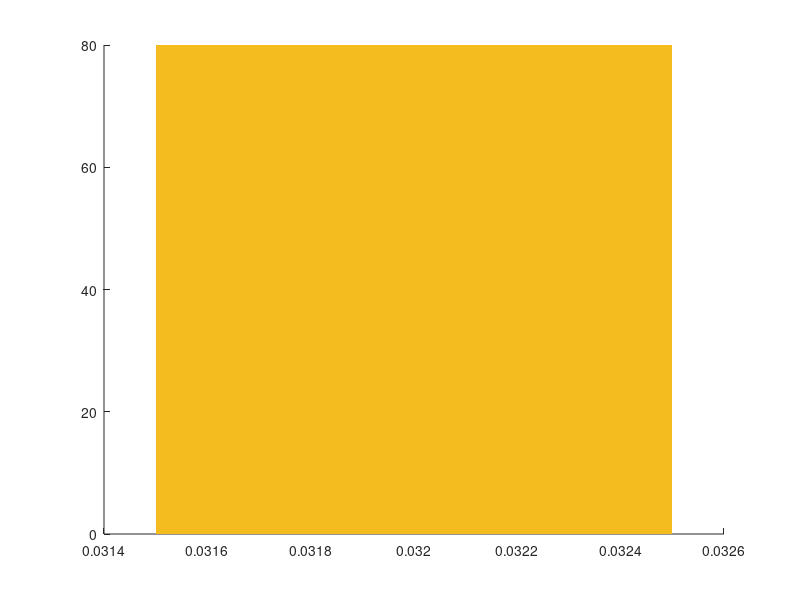

MATLAB code to generate this figure: (Note: this script raises an error after producing the figure.)
clear;
close all;
axlabels = {'1L2/3e','1L2/3i','1L4e','1L4i','1L5e','1L5i','1L6e','1L6i', ...
    '2L2/3e','2L2/3i','2L4e','2L4i','2L5e','2L5i','2L6e','2L6i'};
pop = 5;
popEI = 3;
sz = 20;

%% Delta_i: all pathway raw data
load data/0.28_0.28_0.013_0.05_Iattn_0.02.mat;
startX = 0.013; endX = 0.05;
lowY = 0; highY = 80; % 80
x = linspace(startX,endX,size(PET,1));
figure();
hold on;
recX = [0.0315 0.0325 0.0325 0.0315];
recY = [lowY lowY highY highY];
r1 = fill(recX, recY, [245 189 31]/256,'LineStyle','none');
alpha(r1,0.1);

recX = [0.036 0.05 0.05 0.036];
recY = [lowY lowY highY highY];
r2 = fill(recX, recY, [245 189 31]/256,'LineStyle','none');
alpha(r2,0.1);

s = zeros(8,1);
for i = 1:8
    y = PET(:,pop,i,1);
    s(i) = scatter(x,y,sz,'filled','LineWidth',2);
    hold on;
end
legend(s,axlabels(1:8));
xlabel("\Delta_{I}");
ylabel("Energy (\muJ)");
title("Energy transmitted in pathway (\Delta_{I})");
axis([startX endX lowY highY]);

%% Delta_i: sum all excitatory or inhibitory effect
exc = squeeze(PET(:,pop,1,:)) + squeeze(PET(:,pop,3,:)) + ...
    squeeze(PET(:,pop,5,:)) + squeeze(PET(:,pop,7,:));
inh = squeeze(PET(:,pop,2,:)) + squeeze(PET(:,pop,4,:)) + ...
    squeeze(PET(:,pop,6,:)) + squeeze(PET(:,pop,8,:));
lowY = 65; highY = 95;
figure();
hold on
recX = [0.0315 0.0325 0.0325 0.0315];
recY = [lowY lowY highY highY];
r1 = fill(recX, recY, [245 189 31]/256,'LineStyle','none');
alpha(r1,0.1);

recX = [0.036 0.05 0.05 0.036];
recY = [lowY lowY highY highY];
r2 = fill(recX, recY, [245 189 31]/256,'LineStyle','none');
alpha(r2,0.1);

s1 = scatter(x, exc(:,popEI), sz, 'filled','r');
s2 = scatter(x, inh(:,popEI), sz, 'filled','b');

legend([s1 s2],["Excitatory","Inhibitory"]);
xlabel("\Delta_{I}");
ylabel("Energy (\muJ)");
title("Energy transmitted (\Delta_{I})");

axis([startX endX lowY highY]);

%% Delta_i: E-I by cond
EI1 = exc(:,1) - inh(:,1);
EI3 = exc(:,3) - inh(:,3);
EI4 = exc(:,4) - inh(:,4);

lowY = -10; highY = 30;
figure();

s1 = scatter(x, EI1, sz, 'filled', 'MarkerFaceColor', '#0072BD');
hold on
s2 = scatter(x, EI3, sz, 'filled', 'MarkerFaceColor', '#EDB120');
s3 = scatter(x, EI4, sz, 'filled', 'MarkerFaceColor', '#7E2F8E');

recX = [0.0315 0.0325 0.0325 0.0315];
recY = [lowY lowY highY highY];
r1 = fill(recX, recY, [245 189 31]/256,'LineStyle','none');
alpha(r1,0.1);

recX = [0.036 0.05 0.05 0.036];
recY = [lowY lowY highY highY];
r2 = fill(recX, recY, [245 189 31]/256,'LineStyle','none');
alpha(r2,0.1);

legend([s1 s2 s3],["cond1", "cond3", "cond4"]);
axis([startX endX lowY highY]);

%% Delta_i: each E and I by conds
figure();
lowY = 55; highY = 95;
s = zeros(10,1);
for i = 1:5
    s(2*i-1) = scatter(x, exc(:,i), sz, 'filled');
    hold on
    s(2*i) = scatter(x, inh(:,i), sz, 'filled');
end

recX = [0.0315 0.0325 0.0325 0.0315];
recY = [lowY lowY highY highY];
r1 = fill(recX, recY, [245 189 31]/256,'LineStyle','none');
alpha(r1,0.1);

recX = [0.036 0.05 0.05 0.036];
recY = [lowY lowY highY highY];
r2 = fill(recX, recY, [245 189 31]/256,'LineStyle','none');
alpha(r2,0.1);
labels = {'1E', '1I', '2E', '2I', '3E', '3I', '4E', '4I', '5E', '5I'};
legend(s,labels);
axis([startX endX lowY highY]);

%% Delta_i: f(E,I)
load data/0.28_0.28_0.013_0.05_Iattn_0.02.mat;
startX = 0.013; endX = 0.05;
% lowY = 55; highY = 95;
sz = 15; pop = 5;
x = linspace(startX,endX,size(PET,1));
exc = squeeze(PET(:,pop,1,:)) + squeeze(PET(:,pop,3,:)) + ...
    squeeze(PET(:,pop,5,:)) + squeeze(PET(:,pop,7,:));
inh = squeeze(PET(:,pop,2,:)) + squeeze(PET(:,pop,4,:)) + ...
    squeeze(PET(:,pop,6,:)) + squeeze(PET(:,pop,8,:));
s = zeros(5,1);
figure();
for i = 1:5
    out = Fei(exc(:,i), inh(:,i));
    s(i) = scatter(x, out, sz, 'filled');
    hold on
end

recX = [0.0355 0.05 0.05 0.0355];
recY = [-200 -200 200 200];
r1 = fill(recX, recY, [245 189 31]/256,'LineStyle','none');
alpha(r1,0.1);
% 
% recX = [0.036 0.05 0.05 0.036];
% recY = [lowY lowY highY highY];
% r2 = fill(recX, recY, [245 189 31]/256,'LineStyle','none');
% alpha(r2,0.1);
% xline(0.032, 'LineWidth', 1.5);
% xline(0.0355, 'LineWidth', 1.5);
labels = {'Cond1', 'Cond2', 'Cond3', 'Cond4', 'Cond5'};
legend(s,labels);
axis([0.016 endX -25 10]);

%% Delta_e: all pathway raw data
load data/0_0.5_0.035_0.035_Iattn_0.02.mat;
startX = 0; endX = 0.5;
lowY = 0; highY = 70;
x = linspace(startX,endX,size(PET,1));
figure();

s = zeros(8,1);
for i = 1:8
    y = PET(:,pop,i,1);
    s(i) = scatter(x,y,sz,'filled','LineWidth',2);
    hold on;
end

recX = [0.11 0.27 0.275 0.11];
recY = [lowY lowY highY highY];
r1 = fill(recX, recY, [245 189 31]/256,'LineStyle','none');
alpha(r1,0.1);

recX = [0.325 0.33 0.33 0.325];
recY = [lowY lowY highY highY];
r2 = fill(recX, recY, [245 189 31]/256,'LineStyle','none');
alpha(r2,0.1);

legend(s,axlabels(1:8),'Location','northwest');
xlabel("\Delta_{E}");
ylabel("Energy (\muJ)");
title("Energy transmitted in pathway (\Delta_{E})");
axis([0 0.5 0 70]);

%% sum all excitatory or inhibitory effect
exc = squeeze(PET(:,pop,1,:)) + squeeze(PET(:,pop,3,:)) + ...
    squeeze(PET(:,pop,5,:)) + squeeze(PET(:,pop,7,:));
inh = squeeze(PET(:,pop,2,:)) + squeeze(PET(:,pop,4,:)) + ...
    squeeze(PET(:,pop,6,:)) + squeeze(PET(:,pop,8,:));
lowY = 0; highY = 120;
figure();

s1 = scatter(x, exc(:,popEI), sz, 'filled','r');
hold on;
s2 = scatter(x, inh(:,popEI), sz, 'filled','b');

recX = [0.11 0.27 0.275 0.11];
recY = [lowY lowY highY highY];
r1 = fill(recX, recY, [245 189 31]/256,'LineStyle','none');
alpha(r1,0.1);

recX = [0.325 0.33 0.33 0.325];
recY = [lowY lowY highY highY];
r2 = fill(recX, recY, [245 189 31]/256,'LineStyle','none');
alpha(r2,0.1);

legend([s1 s2],["Excitatory","Inhibitory"],'Location','northwest');
xlabel("\Delta_{E}");
ylabel("Energy (\muJ)");
title("Energy transmitted (\Delta_{E})");

axis([startX endX lowY highY]);

%% Delta_e: f(E,I)
load data/0_0.5_0.035_0.035_Iattn_0.02.mat;
startX = 0; endX = 0.5;
% lowY = 55; highY = 95;
sz = 15; pop = 5;
x = linspace(startX,endX,size(PET,1));
exc = squeeze(PET(:,pop,1,:)) + squeeze(PET(:,pop,3,:)) + ...
    squeeze(PET(:,pop,7,:)); % + squeeze(PET(:,pop,7,:));
inh = squeeze(PET(:,pop,2,:)) + squeeze(PET(:,pop,4,:)) + ...
    squeeze(PET(:,pop,6,:)) + squeeze(PET(:,pop,8,:));
s = zeros(5,1);
figure();
for i = 1:5
    out = Fei(exc(:,i), inh(:,i));
    s(i) = scatter(x, out, sz, 'filled');
    hold on
end

recX = [0 0.275 0.275 0];
recY = [-200 -200 200 200];
r1 = fill(recX, recY, [245 189 31]/256,'LineStyle','none');
alpha(r1,0.1);

% recX = [0.036 0.05 0.05 0.036];
% recY = [lowY lowY highY highY];
% r2 = fill(recX, recY, [245 189 31]/256,'LineStyle','none');
% alpha(r2,0.1);
% xline(0.275, 'LineWidth', 1.5);
% xline(0.0355, 'LineWidth', 1.5);
labels = {'Cond1', 'Cond2', 'Cond3', 'Cond4', 'Cond5'};
legend(s,labels);
axis([startX endX -10 32]);

%% function
function out = Fei(exc,inh)
    out = inh - exc;
end